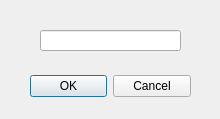
<?xml version="1.0" encoding="UTF-8"?>
<ui version="4.0">
 <class>AddClassDialog</class>
 <widget class="QDialog" name="AddClassDialog">
  <property name="geometry">
   <rect>
    <x>0</x>
    <y>0</y>
    <width>220</width>
    <height>119</height>
   </rect>
  </property>
  <property name="windowTitle">
   <string>Dialog</string>
  </property>
  <widget class="QDialogButtonBox" name="buttonBox">
   <property name="geometry">
    <rect>
     <x>30</x>
     <y>70</y>
     <width>161</width>
     <height>32</height>
    </rect>
   </property>
   <property name="orientation">
    <enum>Qt::Horizontal</enum>
   </property>
   <property name="standardButtons">
    <set>QDialogButtonBox::Cancel|QDialogButtonBox::Ok</set>
   </property>
  </widget>
  <widget class="QLineEdit" name="classNameEdit">
   <property name="geometry">
    <rect>
     <x>40</x>
     <y>30</y>
     <width>141</width>
     <height>21</height>
    </rect>
   </property>
   <property name="text">
    <string/>
   </property>
  </widget>
 </widget>
 <resources/>
 <connections>
  <connection>
   <sender>buttonBox</sender>
   <signal>accepted()</signal>
   <receiver>AddClassDialog</receiver>
   <slot>accept()</slot>
   <hints>
    <hint type="sourcelabel">
     <x>248</x>
     <y>254</y>
    </hint>
    <hint type="destinationlabel">
     <x>157</x>
     <y>274</y>
    </hint>
   </hints>
  </connection>
  <connection>
   <sender>buttonBox</sender>
   <signal>rejected()</signal>
   <receiver>AddClassDialog</receiver>
   <slot>reject()</slot>
   <hints>
    <hint type="sourcelabel">
     <x>316</x>
     <y>260</y>
    </hint>
    <hint type="destinationlabel">
     <x>286</x>
     <y>274</y>
    </hint>
   </hints>
  </connection>
 </connections>
</ui>
